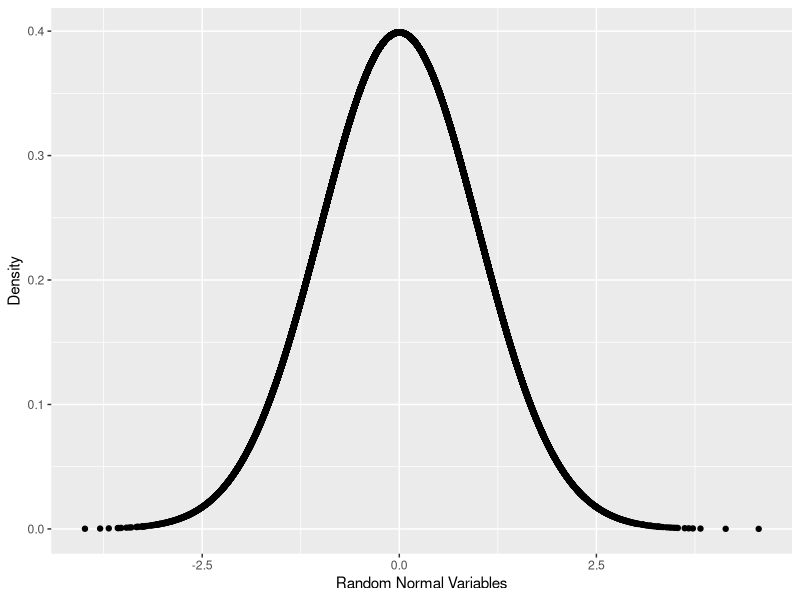
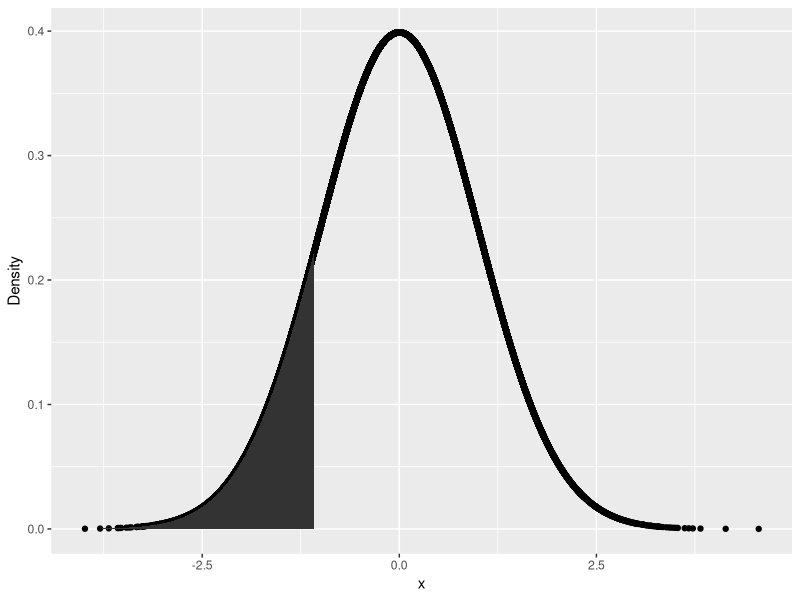
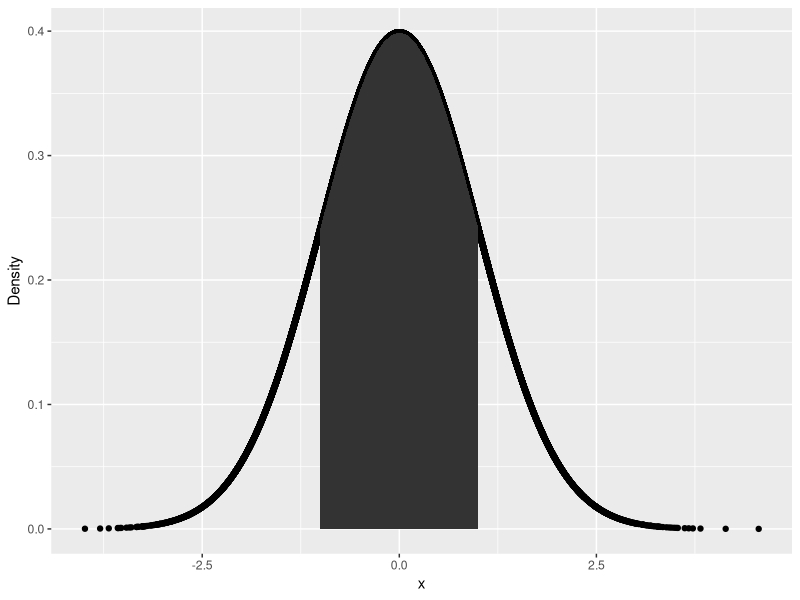

Source code (R) for these figures, in order:
#Ch 14 Probabilty Distributions

#Ch 14.1 Normal Distributions
# 10 random numbers from a standard normal distribution
rnorm(n = 10)
# 10 random numbers from a  normal distribution with mean 100, sd = 20
rnorm(n = 10, mean = 100, sd = 20)
# dnorm calculates the probabilty of a specific value in a normal dist.
randNorm10 <- rnorm(n = 10)
randNorm10
dnorm(randNorm10)
dnorm(c(-1, 0, 1))
# plot a normal distribution
  # generate random values
randNorm <- rnorm(30000)
  # calculate the their distribution/probabilities
randDensity <- dnorm(randNorm)
require(ggplot2)
ggplot(data.frame(x = randNorm, y = randDensity)) + 
       aes(x = x, y = y) + 
       geom_point() + 
       labs(x = "Random Normal Variables", y = "Density")

# pnorm calculates the cumulative probabilty, by default left-tailed
pnorm(randNorm10)
pnorm(-1)
# to calculate the probabilty that a variable falls into two points, two tailed
pnorm(1) - pnorm(0)
pnorm(1) - pnorm(-1)
# illustration of pnorm, two-tailed, save a plot for later use
p <- ggplot(data.frame(x = randNorm, y = randDensity)) + 
     aes(x = x, y = y) + 
     geom_point() + 
     labs(x = "x", y = "Density")
  # find the area under the curve, with a shaded area under the curve
  # 1. create a sequence of numbers from -1 to 1
neg1seq <- seq(from = min(randNorm), to = -1, by = .1 )
  # 2. build a data.frame of the above seq
lessthanNeg1 <- data.frame(x = neg1seq, y = dnorm(neg1seq))
head(lessthanNeg1)
  # 3. combine with endpoints of left and right
lessthanNeg1 <- rbind(c(min(randNorm), 0), lessthanNeg1, c(max(lessthanNeg1$x), 0))
  # 4. add to p (plot from above)
p + geom_polygon(data = lessthanNeg1, aes(x = x, y = y))
  # 5. create a similar curve for -1 to 1
neg1pos1 <- seq(from = -1, to = 1, by = .1 )
neg1to1 <- data.frame(x = neg1pos1, y = dnorm(neg1pos1))
head(neg1to1)
neg1to1 <- rbind(c(min(neg1to1$x), 0), neg1to1, c(max(neg1to1$x), 0))
p + geom_polygon(data = neg1to1, aes(x = x, y = y))
